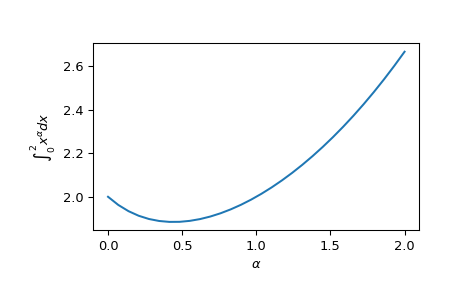

This figure's Python source:
# We can compute integrations of a vector-valued function:

from scipy.integrate import quad_vec
import matplotlib.pyplot as plt
alpha = np.linspace(0.0, 2.0, num=30)
f = lambda x: x**alpha
x0, x1 = 0, 2
y, err = quad_vec(f, x0, x1)
plt.plot(alpha, y)
plt.xlabel(r"$\alpha$")
plt.ylabel(r"$\int_{0}^{2} x^\alpha dx$")
plt.show()
